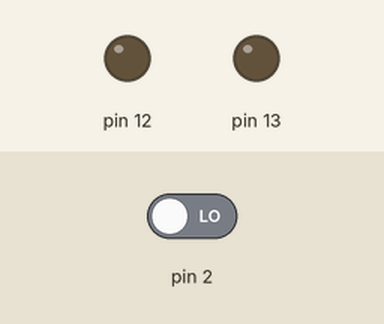
Recording of a sketch running on a simulated Arduino Uno, built with avr-gcc and run on an emulated ATmega328P. On the bench: output pins drawn as LEDs (lit = HIGH). Inputs (shaded band) come from the test bench; at power-on: pin 2 LOW.

Above: at 1.2 s.
1.3 s: pin 2 driven HIGH
At 2.5 s:
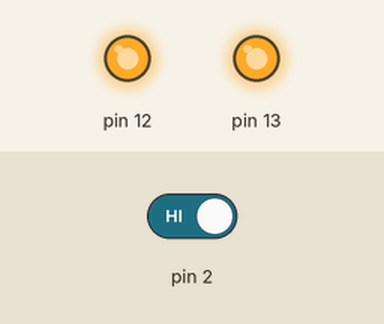
2.8 s: pin 2 driven LOW
At 3.8 s:
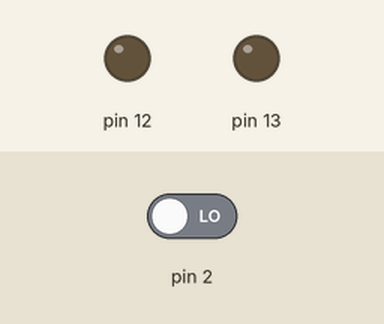
Timing chart, 0 to 5.8 s (numbered marks = the images above; inputs shaded):
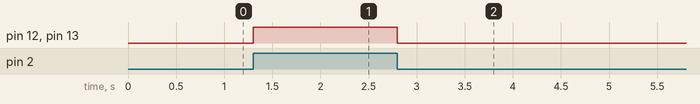

The sketch:

EX7_Campainha.ino
```cpp
int botao;

void setup() {
  pinMode(13, OUTPUT);
  pinMode(12, OUTPUT);
  pinMode(2, INPUT);

}

void loop() {
  botao = digitalRead(2);
  if (botao == HIGH){
    digitalWrite(13, HIGH);
    digitalWrite(12, HIGH);
  }
  else{
    digitalWrite(13, LOW);
    digitalWrite(12, LOW);
  }

}
```

Measured:
- after the input at 1.3 s, pin 12, pin 13: LOW → HIGH at once
- after the input at 2.8 s, pin 12, pin 13: HIGH → LOW at once
